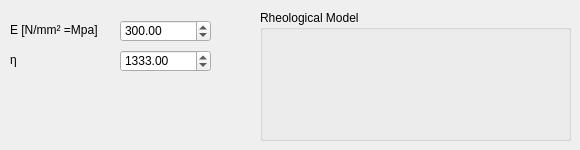
    <widget class="QWidget" name="KELVINVOIGT">
     <attribute name="title">
      <string>Kelvin Voigt</string>
     </attribute>
     <widget class="QDoubleSpinBox" name="VAL_ETA_KELVIN_VOIGT">
      <property name="geometry">
       <rect>
        <x>120</x>
        <y>50</y>
        <width>91</width>
        <height>22</height>
       </rect>
      </property>
      <property name="decimals">
       <number>2</number>
      </property>
      <property name="maximum">
       <double>8000.000000000000000</double>
      </property>
      <property name="value">
       <double>1333.000000000000000</double>
      </property>
     </widget>
     <widget class="QLabel" name="LABEL_VAL_E_KELVIN_VOIGT">
      <property name="geometry">
       <rect>
        <x>10</x>
        <y>20</y>
        <width>91</width>
        <height>20</height>
       </rect>
      </property>
      <property name="text">
       <string>E [N/mm² =Mpa]</string>
      </property>
     </widget>
     <widget class="QLabel" name="LABEL_VAL_ETA_KELVIN_VOIGT">
      <property name="geometry">
       <rect>
        <x>10</x>
        <y>50</y>
        <width>91</width>
        <height>20</height>
       </rect>
      </property>
      <property name="text">
       <string>η</string>
      </property>
     </widget>
     <widget class="QDoubleSpinBox" name="VAL_E_KELVIN_VOIGT">
      <property name="geometry">
       <rect>
        <x>120</x>
        <y>20</y>
        <width>91</width>
        <height>22</height>
       </rect>
      </property>
      <property name="decimals">
       <number>2</number>
      </property>
      <property name="maximum">
       <double>8000.000000000000000</double>
      </property>
      <property name="value">
       <double>300.000000000000000</double>
      </property>
     </widget>
     <widget class="QGroupBox" name="RHEO_BOX_KELVIN_VOIGT">
      <property name="geometry">
       <rect>
        <x>260</x>
        <y>10</y>
        <width>311</width>
        <height>131</height>
       </rect>
      </property>
      <property name="title">
       <string>Rheological Model</string>
      </property>
      <widget class="QLabel" name="RHEO_KELVIN_VOIGT">
       <property name="geometry">
        <rect>
         <x>10</x>
         <y>20</y>
         <width>291</width>
         <height>101</height>
        </rect>
       </property>
       <property name="text">
        <string/>
       </property>
       <property name="pixmap">
        <pixmap>PIC/Rheo_KelvinVoigt.png</pixmap>
       </property>
       <property name="scaledContents">
        <bool>true</bool>
       </property>
      </widget>
     </widget>
    </widget>
